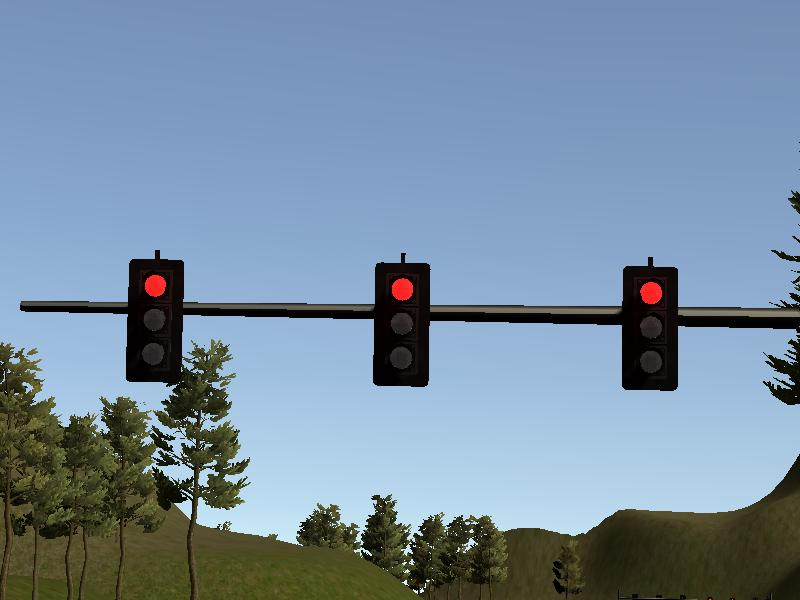
#> input picture ros/src/tl_detector/simbags/0.png, 800 x 600 px; its folder holds only this picture in this run
$ python -i slight3c.py   (imports and definitions only)   (Python 2 division)
#> lines starting #> are read from the running program, lines starting #| are printed output that depends on the picture; after the words box and inside, x2 and y2 are one past the last pixel; in counts of white or black regions, pixels touching at a corner belong together
#> further down, picture is the input picture: shape (600, 800, 3); mean B, G, R 160.4, 140.3, 119.1
import cv2
import numpy as np
import math
isCarla = True
RED = 1
GREEN = 2
YELLOW = 3
UNKNOWN = 4
colortxt = ['RED', 'GREEN', 'YELLOW', 'UNKNOWN']
# Integrators (only uint and rint used now)
rint = 0
yint = 0
gint = 0
uint = 5
#from styx_msgs.msg import TrafficLight
# [1 line not run here, left out]
best_light_x = 100000.0
best_light_y = 100000.0
delta_light =  100000.0

# [1 line not run here, left out]
rexpected = 7
FrameH = 1096
FrameHC = FrameH / 2
FrameW = 1368
FrameWC = FrameW / 2

CameraHeight = 0.5  # Camera height on car
CameraCos =  0.9959 # Uptilt angle cos and sin
CameraSin = -0.09
CameraPan = 0.06
CameraF   = 1049.0 #Camera focal length & pixel adjustments
PanError = 0.16
PanPixels = int(CameraF * PanError)
# print("PanPixels", PanPixels)

# [38 lines left out: functions region_of_interest, render_region_of_interest, render_recognized_circles, not called in this run]


def recognize_light(image, lower_range, upper_range):
    ranged_image = cv2.inRange(image, lower_range, upper_range)
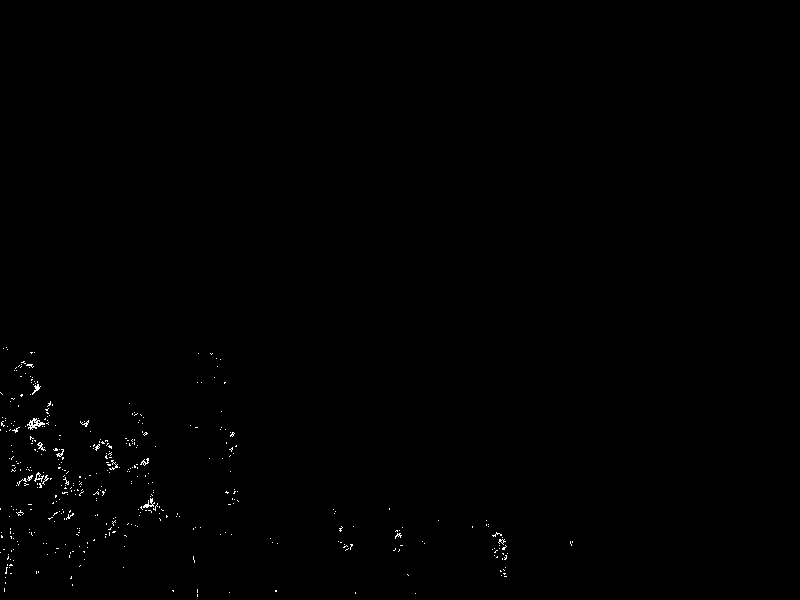
#> ranged_image: shape (600, 800); 0.31% white in thin lines or dots, all inside (x1, y1, x2, y2) = (0, 347, 573, 597)
    return ranged_image


def get_hough_circles(weighted_image, hsv_image, debug):
#> called with debug = True
    bestfraction = 0.0
    posColor = UNKNOWN
    blur_img = cv2.GaussianBlur(weighted_image, (15, 15), 0) # (5, 5), 0)
    blur_img = get_canny_edge(blur_img)
    # Start param2 was 7
    minR = int(rexpected * 0.75 - 0.5)
    maxR = int(rexpected * 1.25 + 0.5)
    if minR < 6:  minR = 6
    if maxR > 25: maxR = 25
    circles = cv2.HoughCircles(blur_img, cv2.HOUGH_GRADIENT, 0.5, 41, param1=30, param2=7,\
                               minRadius=minR, maxRadius=maxR)
    if circles == None:
        if debug: print("None H")
        return (None, bestfraction, posColor)
    elif debug: print("Hough circle for lit light found")
    bestcircle = None
    bestcount = -1
    bestindex = 0
    frameH, frameW = blur_img.shape

    #
    # Look at circles returned and pick out the best filled in
    # circle.  Throw away circles with very poor filling.
    #
    i = 0
    for circle in circles[0,:]:
        x = int(circle[0]+0.5)
        y = int(circle[1]+0.5)
        r = int(circle[2]+0.5)
        if debug: print "x, y, r, frameH, frameW", x, y, r, frameH, frameW
        if (y < r) or y > (frameH-2*r): #6*r):
            i+= 1
            continue
        if (x < r) or x > (frameW-r):
            i+= 1
            continue
        square_img = weighted_image[y-r:y+r, x-r:x+r]
        count  = np.count_nonzero(square_img)
        fraction = float(count) / (4.0*r*r)
        if debug: print("fraction, count",
                         fraction, count)#, fractionb, countb)
        if (fraction  > 0.2) and (count > 10) and (fraction > bestfraction):
            bestcount = count
            bestcircle = circle
            bestfraction = fraction
            #bestsquare = square_img
            bestindex = i
        i += 1
        if debug: print("Circles examined", i)

    if bestcircle == None:
        if debug:
            print ("None F", bestfraction, bestcount, r)
        return (None, bestfraction, posColor)

    #
    # Form an image around the suspected traffic light
    #
    x = bestcircle[0]
    y = bestcircle[1]
    r = bestcircle[2]
    top =   int(y - 9.0 * r) #was 11.0
    bot =   int(y + 9.0 * r)
    left =  int(x -  2.0 * r) # was 2.5
    right = int(x +  2.0 * r) # was 2.5
    print "Best Circle was", x, y, r
    print "t, b, l, r, frameH, frameW", top, bot, left, right, frameH, frameW
    deltaH = float(bot - top)
    toporig = top
    if top < 0: top = 0
    if left < 0: left = 0
    if bot >= frameH:
        #top -= frameH - bot
        bot = frameH-1
    if right >= frameW: right = frameW-1
    if (top < bot) and (left < right):
        tl_image = hsv_image[top:bot, left:right]
        lower_frame = np.array([10,7,30]) #was 30]
        upper_frame = np.array([24,200,240])
        maskf = cv2.inRange(tl_image, lower_frame,
                                      upper_frame)
        minr    = int(rexpected*0.3) # was r
        maxr    = int(rexpected*2.5)
        if minr < 6:  minr = 6
        if maxr > 26: maxr = 26
        mindist = int(rexpected*6.0)
        #param2 was 15
        circlesf = cv2.HoughCircles(maskf, cv2.HOUGH_GRADIENT,
        0.5, 12, param1=20, param2=15, minRadius=minr,
                                       maxRadius=maxr) #param2 was 15
        ncirclesf = 0
        if circlesf != None:
            sumy = 0.0
            for circlef in circlesf[0,:]:
                yf = circlef[1]
                yfadj = yf - toporig + top
                sumy += yfadj
                if debug:
                    xf = circlef[0]
                    rf = circlef[2]
                    print "Circlesf x, y, z, r", xf, yf, rf
                ncirclesf += 1
                if ncirclesf >= 40: break
            if ncirclesf != 0:
                avgy =  sumy/float(ncirclesf)
                avgy /= deltaH
                print "sumy, ncirclesf, avgy, bot, top, deltaH", sumy, ncirclesf, avgy,\
                      bot, top, deltaH
                if   avgy >= 0.6 : posColor = RED
                elif avgy <= 0.4 : posColor = GREEN
                else                : posColor = YELLOW
            else                    : posColor = UNKNOWN
        if debug:
            print "Tl circles len", ncirclesf
            cv2.imshow('tl_box', maskf)
            print "tl box shape", maskf.shape
    if ncirclesf >= 2:
        if ncirclesf <= 2: posColor = UNKNOWN
        if debug: print "Positional Color", colortxt[posColor-1], avgy
        global best_light_x, best_light_y, delta_light
        delta_light = abs(best_light_x - x) +\
                      abs(best_light_y - y)
        best_light_x = x
        best_light_y = y
        result = [[[bestcircle[0], bestcircle[1],
                    bestcircle[2]]]]
    else: return (None, bestfraction, posColor)
    result = np.array(result)
    if debug: print (bestcircle[2], bestfraction)
    return (result, bestfraction, posColor)

# [32 lines left out: functions recognize_red_light, recognize_green_light, not called in this run]

def recognize_yellow_light(hsv_image):
    lower_yellow = np.array([15,  90, 100])
    upper_yellow = np.array([35, 255, 255])
    yellow1 = recognize_light(hsv_image, lower_yellow, upper_yellow)
    print "Check for YELLOW"
    result, bestfraction, posColor =  get_hough_circles(yellow1, hsv_image, True)
    if result !=  None: print('Yellow light seen')
    cv2.imshow('Yellow image', yellow1)
    #if posColor == RED: return(result, bestfraction, posColor)
    return (result, bestfraction, posColor)

def get_canny_edge(weighted_img):
    kernel       = np.ones((5,5), np.uint8)
    kernel_erode = np.ones((3,3), np.uint8)

    erode   = cv2.erode(weighted_img, kernel_erode,iterations = 1)
    dilated = cv2.dilate(erode,  kernel)
    dilated = cv2.dilate(dilated, kernel)
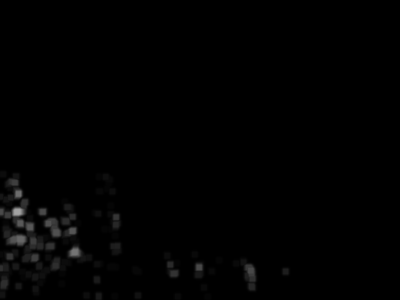
#> dilated: shape (600, 800) (shown at 1/2 size); min 0, max 163, mean 1.7
    dilated = cv2.dilate(dilated, kernel)

    closed = cv2.morphologyEx(dilated, cv2.MORPH_CLOSE, kernel)

    return cv2.Canny(closed, 50, 70)
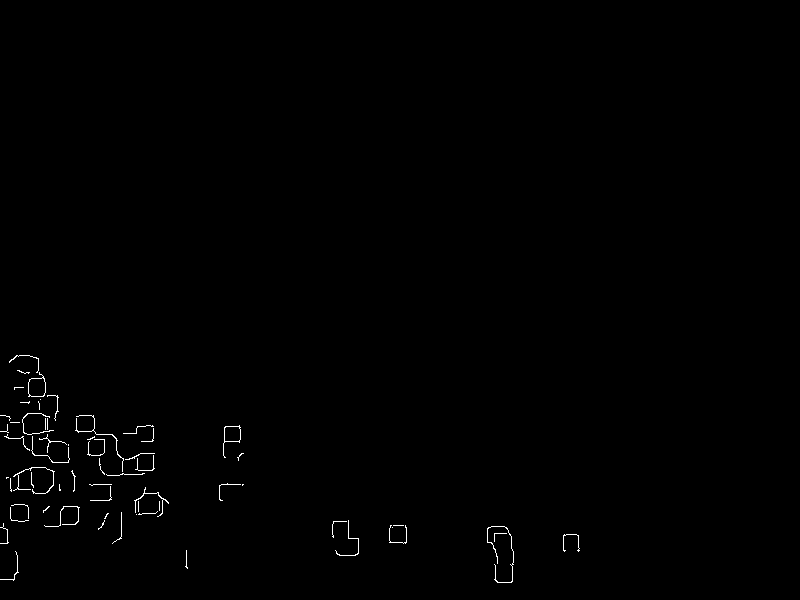
#> returned value: shape (600, 800); 0.46% white in thin lines or dots, all inside (x1, y1, x2, y2) = (0, 355, 580, 583)

def recognize_traffic_lights(image, use_roi=False):
    # Define the region of interest to extract
    image_for_recognizing = image
    if use_roi:
        height, width, _ = image.shape
        roi_vertices = np.array([[(0, 2 * height // 3),
                                  (0, 0),
                                  (width, 0),
                                  (width, 2 * height // 3)]],
                                dtype=np.int32)
        roi = region_of_interest(image, roi_vertices)

        # Render the Region of Interest
        render_region_of_interest(image, roi_vertices[0])
        image_for_recognizing = roi

    # Convert to HSV color space to recognize the traffic light
    hsv_image = cv2.cvtColor(image_for_recognizing,
                             cv2.COLOR_BGR2HSV)

    if not isCarla:
        red_circles, fractionr, posRed    = recognize_red_light   (hsv_image)
    else: red_circles = None
    yellow_circles, fractiony, posYellow = recognize_yellow_light(hsv_image)
#> in get_hough_circles, `circles = cv2.HoughCircles(blur_img, cv2.HOUGH_GRADIENT, 0.5, 41, para..`: circles = [[231.5, 433.5, 8.4], [20.5, 513.5, 8.4], [397.5, 532.5, 8.4], [97.5, 447.5, 8.4], [37.5, 389.5, 8.4], [39.5, 448.5, 8.4], [570.5, 542.5, 8.4], [147.5, 433.5, 7.1], [502.5, 575.5, 8.4], [70.5, 516.5, 6.9]]
    if (yellow_circles is not None) and (red_circles is not None):
        if fractionr > fractiony: yellow_circles = None
        else: red_circles = None
    if red_circles is not None:
        return (RED, red_circles) #TrafficLight.RED

    if yellow_circles is not None:
        return (posYellow, yellow_circles) #TrafficLight.YELLOW

    green_circles, fractiong, posGreen = recognize_green_light(hsv_image)
    if green_circles is not None:
        return (GREEN, green_circles) #TrafficLight.GREEN

    return (UNKNOWN, None) #TrafficLight.UNKNOWN

# Main program

# Read motionc.txt file
# [1 line not run here, left out]
i = 0
# [1 line that did not run here, left out]
mdata = {}
# [10 lines not run here, left out]
debug = True
kernel = np.ones((5,5),np.float32)/25
# [135 lines not run here, left out]

>>> import cv2
>>> picture = cv2.imread('simbags/0.png')
#> (the run stopped early here; a loop or call above may not have finished)

$ run again, on ros/src/tl_detector/simbags/100.png
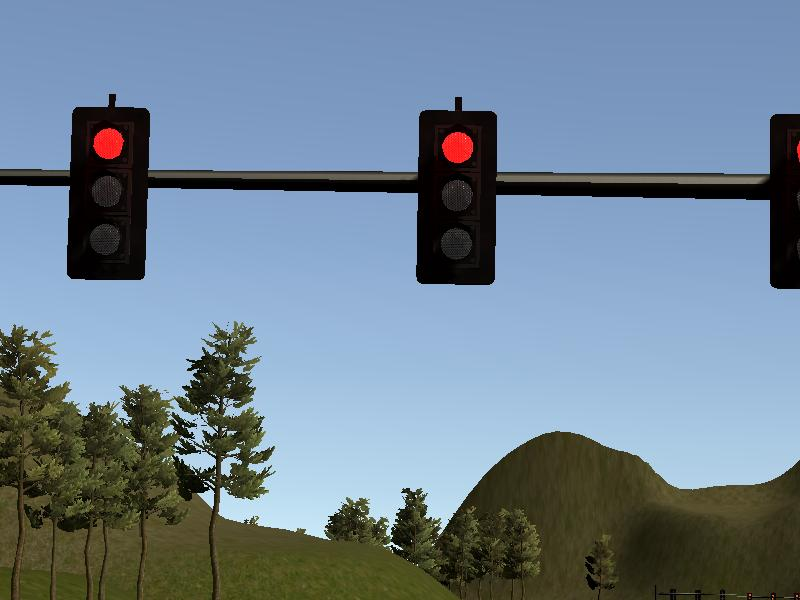
#> input picture ros/src/tl_detector/simbags/100.png, 800 x 600 px
#> picture is the input picture: shape (600, 800, 3); mean B, G, R 145.9, 130.1, 111.7
#> hsv_image: shape (600, 800, 3); mean H, S, V 81.6, 101.8, 155
#> in recognize_light, `ranged_image = cv2.inRange(image, lower_range, upper_range)`:
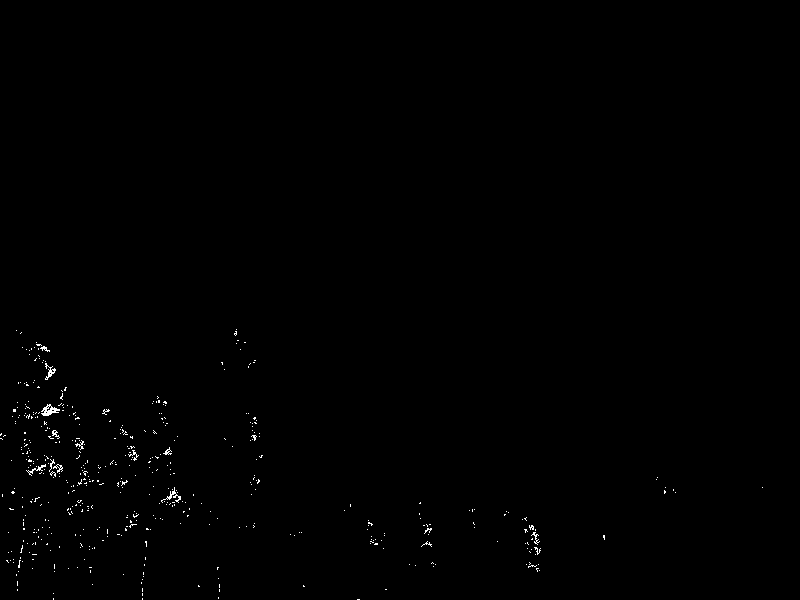
#> ranged_image: shape (600, 800); 0.36% white in thin lines or dots, all inside (x1, y1, x2, y2) = (0, 329, 763, 600)
#> in get_canny_edge, `return cv2.Canny(closed, 50, 70)`:
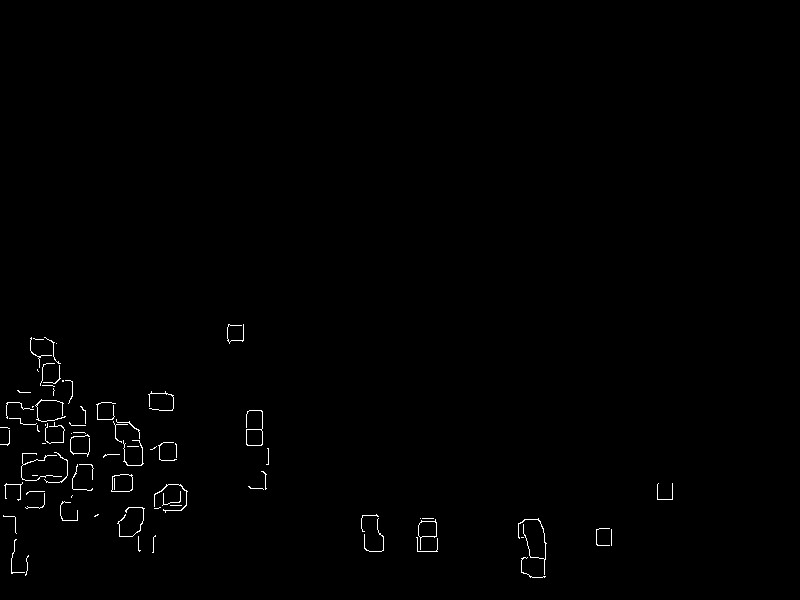
#> returned value: shape (600, 800); 0.59% white in thin lines or dots, all inside (x1, y1, x2, y2) = (0, 324, 673, 578)
#> circles = 16 rows, first 8: [429.5, 543.5, 8.4], [235.5, 332.5, 8.4], [106.5, 409.5, 8.4], [168.5, 450.5, 8.4], [603.5, 536.5, 8.4], [69.5, 512.5, 8.4], [254.5, 437.5, 8.4], [12.5, 491.5, 6.9]

$ run again, on ros/src/tl_detector/simbags/1000.png
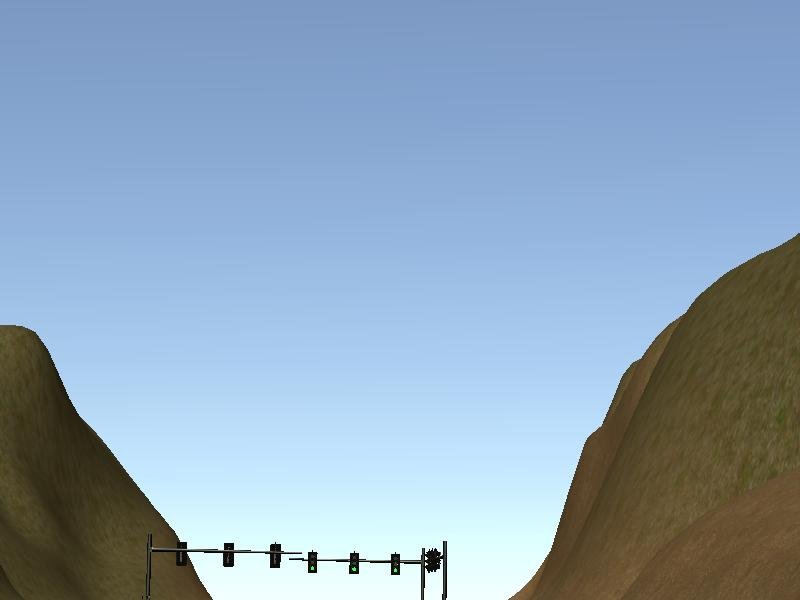
#> input picture ros/src/tl_detector/simbags/1000.png, 800 x 600 px
#> picture is the input picture: shape (600, 800, 3); mean B, G, R 186, 164.6, 141.9
#> hsv_image: shape (600, 800, 3); mean H, S, V 87.6, 88.2, 194.8
#> in recognize_light, `ranged_image = cv2.inRange(image, lower_range, upper_range)`:
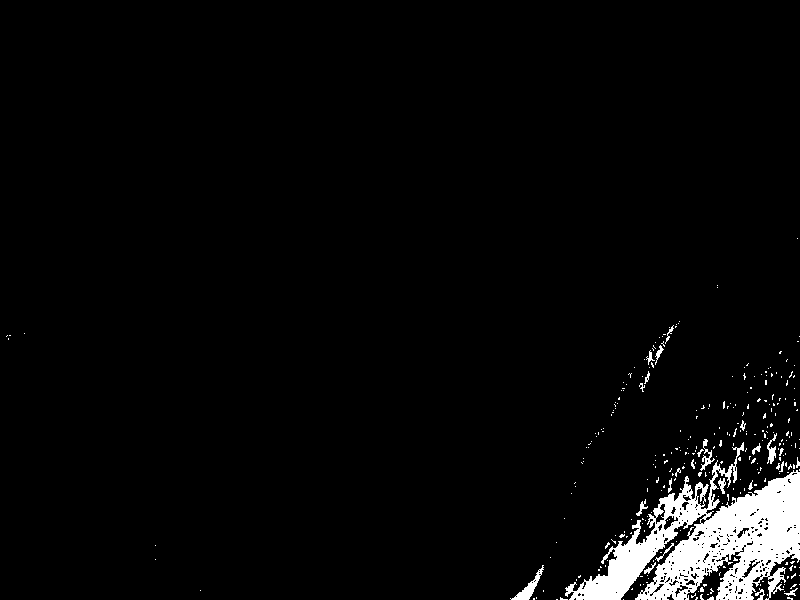
#> ranged_image: shape (600, 800); 3.6% white; 302 white regions (277 under 20 px), largest, box (x1, y1, x2, y2) and area: (565, 442, 800, 600) 15128, (510, 565, 544, 600) 295, (700, 439, 715, 471) 139
#> in get_canny_edge, `return cv2.Canny(closed, 50, 70)`:
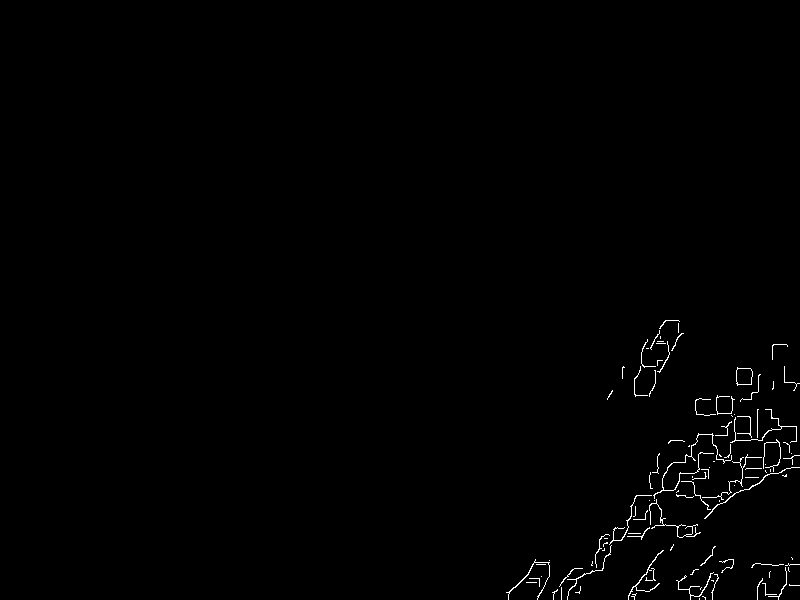
#> returned value: shape (600, 800); 0.67% white in thin lines or dots, all inside (x1, y1, x2, y2) = (506, 320, 800, 600)
#> circles = [[724.5, 405.5, 8.4], [788.5, 433.5, 8.4], [653.5, 513.5, 8.4], [647.5, 581.5, 8.4], [736.5, 485.5, 7.3], [695.5, 591.5, 7.1], [675.5, 469.5, 8.4], [661.5, 353.5, 8.2]]
